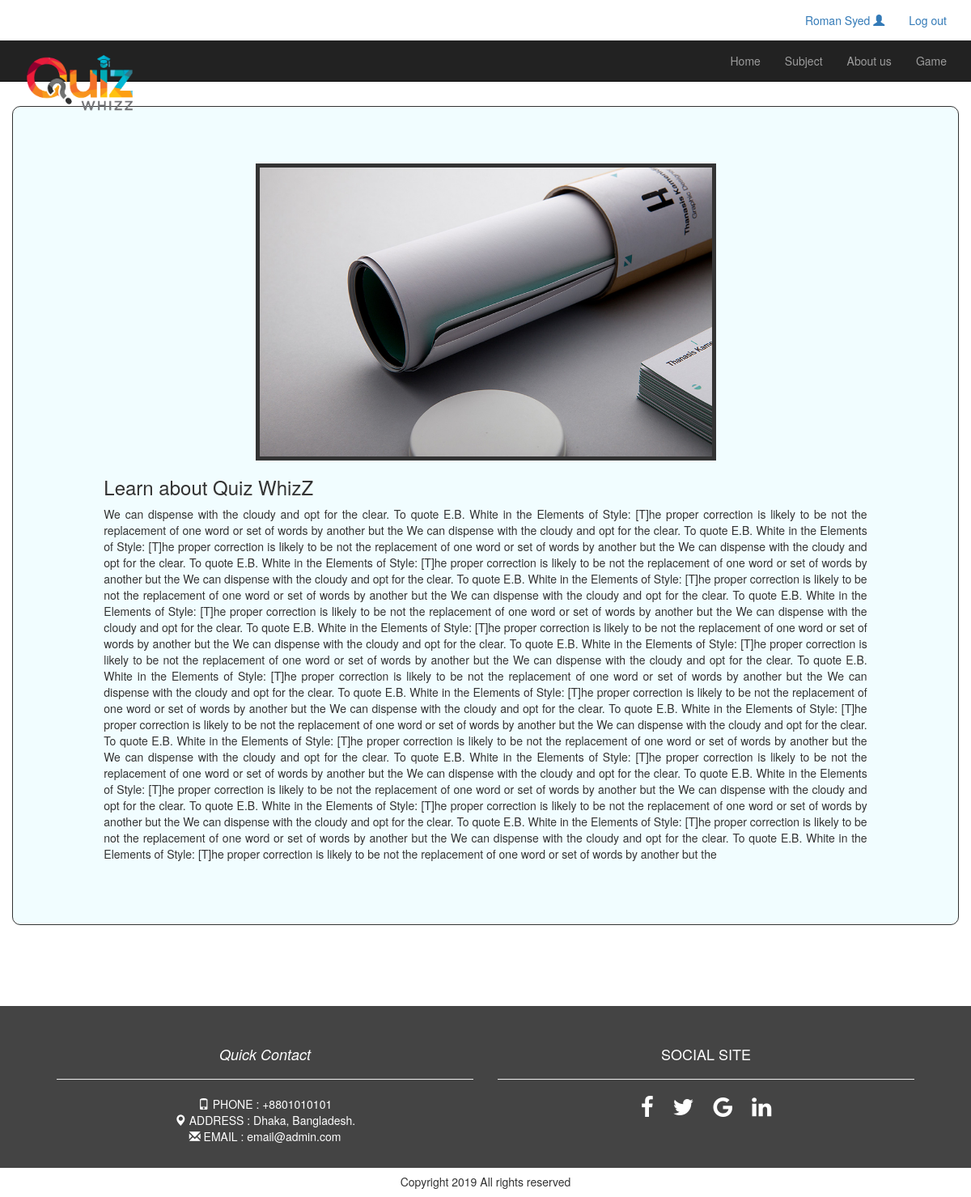
The app's page /about.php (signed in) with its own data.
### tables this page shows
CREATE TABLE `about` (
  `id` int(11) NOT NULL,
  `img` varchar(255) NOT NULL,
  `header` varchar(50) NOT NULL,
  `description` longtext NOT NULL
);

### lib/class.php (called while the page is built, shortened)
<?php
class user{
	public $host		 ="localhost";
	public $username	 ="root";
	public $password	 ="";
	public $dbname		 ="quizz";
	public $conn;
	public function __construct(){
		$this->conn = new mysqli($this->host, $this->username, $this->password,$this->dbname);
	}
	public function select($query1){
		$result = $this->conn->query($query1);
		if ($result->num_rows>0) {
			return $result;
		}else{
			return false;
		}
	}
}
$run = new user;
?>

### about.php (the view, shortened to what this page needs)
<?php
  include 'inc/header.php';
  include 'lib/class.php';
?>
  <div id="aboutus" class="container content-padding">
    <?php
        $query = "select * from about";
        $post = $run->select($query);
        if ($post) {
          while ($result = $post->fetch_assoc()) {
    ?>
    <div class="row">
      <div class="col-sm-3"></div>
      <div class="col-sm-6">
        <img class="img-responsive about-img " src="img/<?php echo $result['img']; ?>" alt="Alpha image">
      </div>
    </div>
    <div class="col-sm-1"></div>
    <div class="col-sm-10">
        <h3><?php echo $result['header']; ?></h3>
        <p class="text-justify"> <?php echo $result['description']; ?></p>
    </div>
    <?php } ?>
  <?php } else{ echo " ";} ?>
  </div>
<?php
  include 'inc/footer.php';
?>

### css/style.css (style rules this page uses)
.content-padding { padding: 0px; }
.about-img { border: 5px solid; }
#aboutus { padding-top: 50px; padding-bottom: 67px; border: 1px solid; margin-bottom: 30px; margin-top: 30px; background: #f1fdff; border-radius: 10px; }
.container { display: block; position: relative; -webkit-user-select: none; -moz-user-select: none; -ms-user-select: none; user-select: none; }

### records on screen
about: img (picture), header "Learn about Quiz WhizZ", description "We can dispense with the cloudy and opt for the clear. To quote E.B. White in the Elements of Style: [T]he proper correction is likely to be not the replacement of one word or set of words by another but the We can dispense with the cloudy and opt for the clear. To quote E.B. White in the Elements of Style: [T]he proper correction is likely to be not the replacement of one word or set of words by another but the We can dispense with the cloudy and opt for the clear. To quote E.B. White in the Elements of Style: [T]he proper correction is likely to be not the replacement of one word or set of words by another but the We can dispense with the cloudy and opt for the clear. To quote E.B. White…"

### other values on screen
$_SESSION['name'] "Roman Syed"
